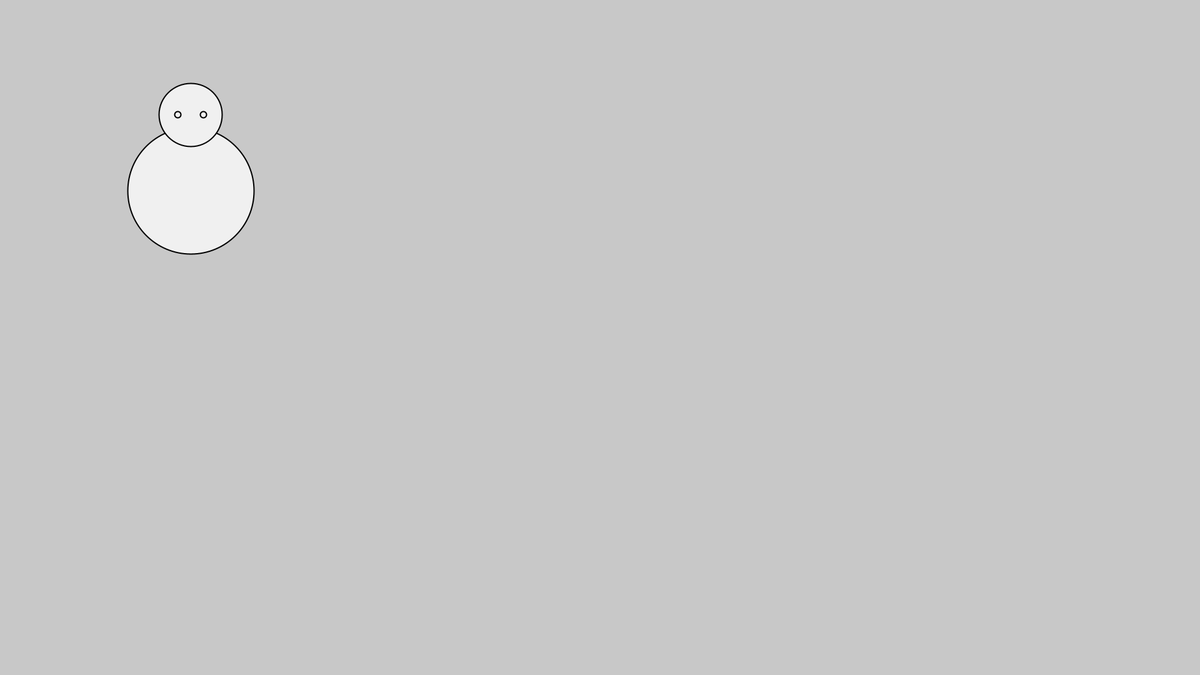
Frame 1 (no input)
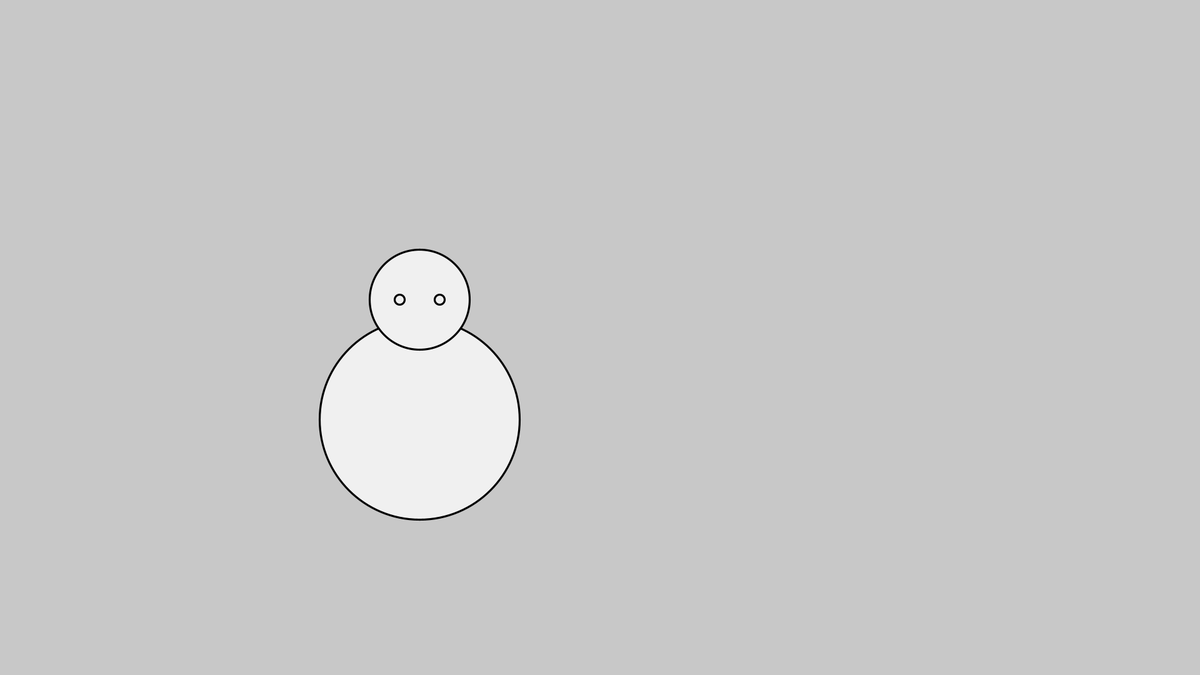
Frame 60 (the mouse pressed at the canvas centre just before this capture)
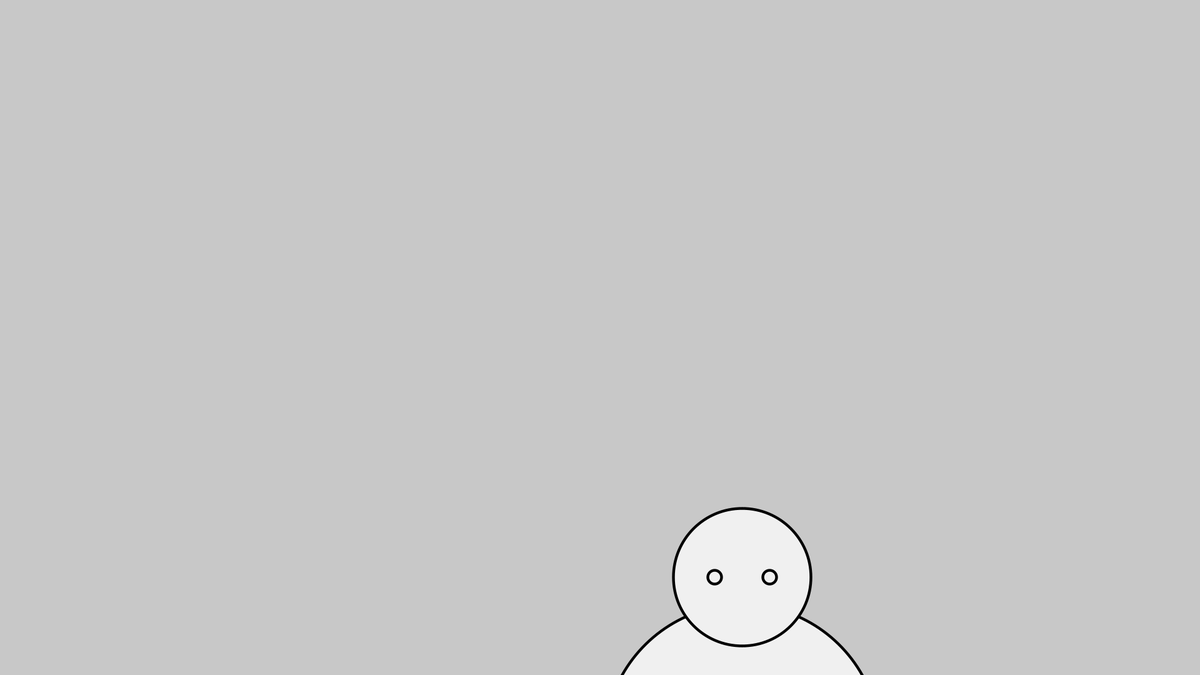
Frame 120 (the mouse held since frame 60 and released just before this capture)

The Processing sketch that drew these frames (run headless with seeded random() and noise(); from frame 60 on, the mouse is pressed at the canvas centre):

// Processing sketch: Monster_thing
// ── Monster_thing.pde
float x = 150;
float y = 150;
float ym = 2;
float BSize = 100;
float a = 0.0;
float s = 2;

void setup(){
  size(1920, 1080);
  background(200);
  frameRate(30);
  fill(240);
  ellipse(x, y, BSize, BSize);
  ellipse(x, y-60, BSize/2, BSize/2);
  ellipse(x-10, y-60, BSize/20, BSize/20);
  ellipse(x+10, y-60, BSize/20, BSize/20);
}

void draw(){
  background(200);
  y = y+1;
  x = x+1;
  s= s + 0.02;
  if (y == 1080) {
    y = 1;
  }
  if (x == 1920) {
    x = 1;
  }
  
  scale(s);
  ellipse(x, y, BSize, BSize);
  ellipse(x, y-60, BSize/2, BSize/2);
  ellipse(x-10, y-60, BSize/20, BSize/20);
  ellipse(x+10, y-60, BSize/20, BSize/20);
  
}
